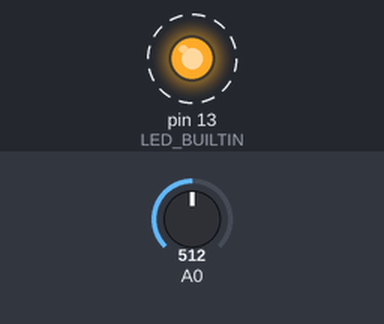
The sketch below on a simulated Arduino Leonardo, built with avr-gcc and run on an emulated ATmega32U4. Shown: output pins drawn as LEDs (lit = HIGH). Dashed ring = blinking. Inputs (shaded band) come from the test bench; at power-on: A0 = 512. What the sketch prints to the serial monitor is not drawn.

Above: at 0.5 s.
Timing chart, 0 to 4.6 s (numbered marks = the images above):
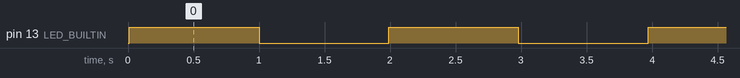

Measured:
- by itself, pin 13 (LED_BUILTIN): alternates HIGH for 0.99 s and LOW for 0.99 s

The sketch:

freeRTOS_test.ino
```cpp
#include <Arduino_FreeRTOS.h>
#include <semphr.h>
#include <queue.h>
#include "freeRTOS_test.h"

QueueHandle_t integerQueue;

SemaphoreHandle_t mutex;

void setup() {
  Serial.begin(9600);
  while (!Serial) {
    ; // wait for serial port to connect. Needed for native USB, on LEONARDO, MICRO, YUN, and other 32u4 based boards.
  }
  xTaskCreate(TaskBlink, "Blink", 128, NULL, 2, NULL); //stack size 128, priority 2
  xTaskCreate(TaskAnalogRead, "AnalogRead", 128, NULL, 1, NULL); //stack size 128, priority 1
  xTaskCreate(TaskPrint, "Print", 128, NULL, 1, NULL); //stack size 128, priority 1
  xTaskCreate(TaskNotifyLed, "NotifyLed", 128, NULL, 1, NULL); //stack size 128, priority 1
  integerQueue = xQueueCreate(10, sizeof(int)); //queue size 10, item size int
  mutex = xSemaphoreCreateMutex();
}

void loop(){}

/*--------------------------------------------------*/
/*---------------------- Tasks ---------------------*/
/*--------------------------------------------------*/

void TaskBlink(void *pvParameters)
{
  (void) pvParameters;
  pinMode(LED_BUILTIN, OUTPUT);
  for (;;)
  {
    digitalWrite(LED_BUILTIN, HIGH);
    xSemaphoreGive(mutex);
    vTaskDelay( 1000 / portTICK_PERIOD_MS ); // wait for one second
    digitalWrite(LED_BUILTIN, LOW);
    xSemaphoreGive(mutex);
    vTaskDelay( 1000 / portTICK_PERIOD_MS ); // wait for one second
  }
}

void TaskAnalogRead(void *pvParameters)
{
  (void) pvParameters;
  for (;;)
  {
    int sensorValue = analogRead(A0);
    xQueueSend(integerQueue, &sensorValue, portMAX_DELAY);
    vTaskDelay(100 / portTICK_PERIOD_MS);
  }
}

void TaskPrint(void *pvParameters)
{
  (void) pvParameters;
  for (;;)
  {
    int value = 0;
    if (xQueueReceive(integerQueue, &value, portMAX_DELAY) == pdPASS) {
      Serial.println(value);
    }
    vTaskDelay(1);
  }
}

void TaskNotifyLed(void *pvParameters)
{
  (void) pvParameters;
  for (;;)
  {
    if (xSemaphoreTake(mutex, 10) == pdTRUE) {
      Serial.println("LED switched");
    }
    vTaskDelay(1);
  }
}
```

freeRTOS_test.h
```cpp
void TaskBlink( void *pvParameters );
void TaskAnalogRead( void *pvParameters );
void TaskPrint( void *pvParameters );
void TaskNotifyLed( void *pvParameters );
```
